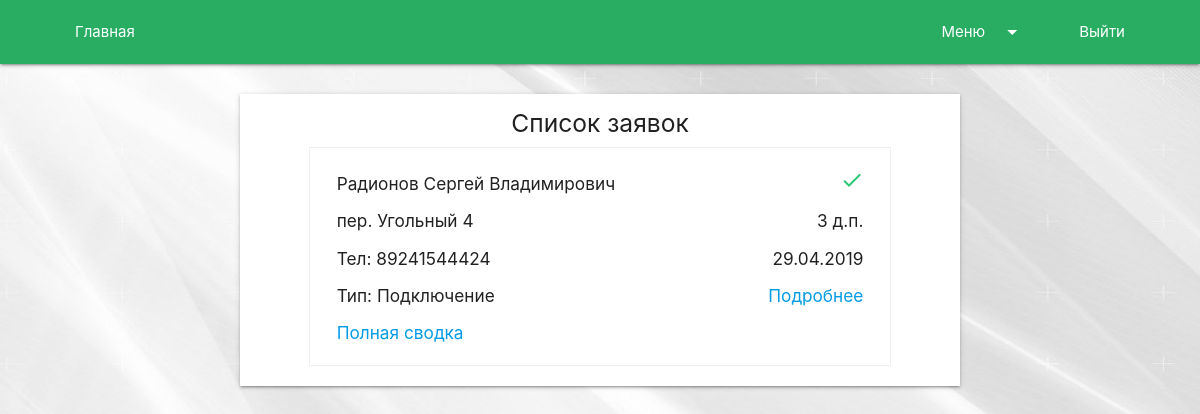
Screenshot of /order/list/ (signed in) with the database file from the repository.
### Order/models.py (models this page shows, shortened)
class Order(models.Model):
    is_complete = models.BooleanField(default=False)
    workers = models.ManyToManyField(User, null=True, blank=True)
    group = models.ForeignKey(Group, on_delete=models.PROTECT, null=True, blank=True)
    cable_number = models.CharField(max_length=32, unique=True)
    appointed_time = models.DateTimeField()
    time_start = models.DateTimeField(null=True, blank=True)
    time_end = models.DateTimeField(null=True, blank=True)
    remark = models.CharField(max_length=2048, null=True, blank=True)
    client = models.OneToOneField('Client', on_delete=models.PROTECT)
    order_type = models.ForeignKey('OrderType', models.PROTECT)
    work_type = models.ManyToManyField('WorkType', null=True, blank=True)
    materials = models.OneToOneField('UsedMaterials', models.PROTECT)

class Client(models.Model):
    first_name = models.CharField(max_length=128)
    last_name = models.CharField(max_length=128)
    surname = models.CharField(max_length=128)
    phone = models.CharField(max_length=16)
    email = models.EmailField(null=True, blank=True)
    address = models.CharField(max_length=2048)

class OrderType(models.Model):
    name = models.CharField(max_length=256, unique=True)
    price = models.IntegerField()

### Order/views.py (the view)
# urls.py: path('list/', orders_list),
def orders_list(request):
    order_list = Order.objects.all()
    return render(request, 'Order/OrdersList.html', {'order_list': order_list})

### templates/Order/OrdersList.html (shortened to what this page needs)
{% extends 'base.html' %}
{% load static %}
{% block content %}
    <div class="container">
        <div class="row">
            <form method="post">
                <div class="col s12 m10 offset-m1 l8 offset-l2 xl6 offset-xl3 order_list z-depth-1">
                    {% if order_list|length == 0 %}
                        <h5 class="center-align">Заявок нет</h5>
                    {% else %}
                        <h5 class="center-align">Список заявок</h5>
                    {% endif %}
                    {% for order in order_list %}
                        <div class="col s10 offset-s1 order {% if order.is_complete %}completed{% endif %}">
                            <div class="col s11 transparent-bg">
                                <h6>{{ order.client.last_name }} {{ order.client.first_name }} {{ order.client.surname }}</h6>
                            </div>
                            <div class="col s1 transparent-bg right-align">
                                <i class="material-icons">check</i>
                            </div>
                            <div class="col s10 transparent-bg">
                                <h6 class="address">{{ order.client.address }}</h6>
                            </div>
                            <div class="col s2 transparent-bg">
                                <h6 class="datetime right-align">{{ order.appointed_time.time }}</h6>
                            </div>
                            <div class="col s7 transparent-bg">
                                <h6>Тел: {{ order.client.phone }}</h6>
                            </div>
                            <div class="col s5 transparent-bg">
                                <h6 class="right-align">{{ order.appointed_time.date|date:"d.m.Y" }}</h6>
                            </div>
                            <div class="col s9 transparent-bg">
                                <h6>Тип: {{ order.order_type.name }}</h6>
                            </div>
                            <div class="col s3 transparent-bg">
                                <a href="{% if worker_list %}/order/fromworker/{{ order.id }}/{% else %}/order/change/{{ order.id }}/{% endif %}" class="right-align"><h6>Подробнее</h6></a>
                            </div>
                            {% if not is_worker %}
                                <div class="col s12 transparent-bg">
                                    <a href="/order/full/{{ order.id }}/"><h6>Полная сводка</h6></a>
                                </div>
                            {% endif %}
                        </div>
                    {% endfor %}
                </div>
            </form>
        </div>
    </div>
{% endblock content %}

### static/css/style.css (style rules this page uses)
.col.order_list { margin-top:30px;padding-bottom:20px }
.col.order_list .order { padding:15px;border:1px solid #eeeeee }
.col.order_list .order i { color:#2bc676;margin-top:5px }
.transparent-bg { background-color:transparent !important }
.col { background-color:white }
html { background:url("/static/img/bg.jpg") repeat-x center center fixed;background-size:auto 100vh }
.container { width:90%;max-width:1500px }

### rows the page displays
Order: client.last_name "Радионов", client.first_name "Сергей", client.surname "Владимирович", client.address "пер. Угольный 4", appointed_time.time "3 д.п.", client.phone "89241544424", appointed_time "29.04.2019", order_type.name "Подключение"
